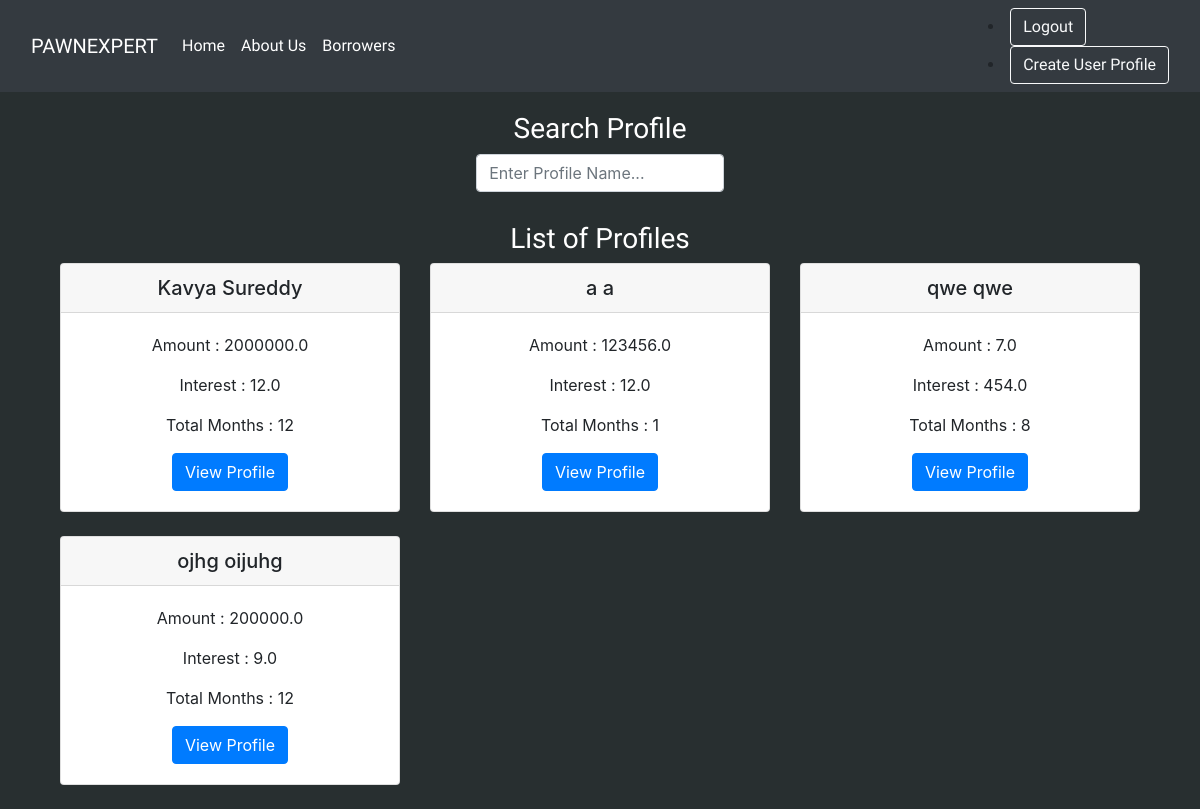
The page /mbp/profs (signed in) on the database its author committed.
### pawn/models.py (models this page shows)
class Profile(models.Model):
    profile_id = models.AutoField
    first_name = models.CharField(max_length=30)
    last_name = models.CharField(max_length=30)
    amount = models.FloatField()
    interest = models.FloatField()
    month = models.IntegerField()
    phnno = models.IntegerField()
    email = models.EmailField()
    date = models.DateTimeField(auto_now_add=True)
    collateral = models.CharField(max_length=300)
    address = models.CharField(max_length=400)
    user = models.ForeignKey(User, on_delete=models.CASCADE,related_name="pawn")

### pawn/views.py (the view)
# urls.py: path('profs',views.ProfileListView.as_view(),name="profile.list"),
class ProfileListView(LoginRequiredMixin,ListView):
    model= Profile
    context_object_name = "pawn"
    template_name = "pawn/listdisplay.html"
    login_url = '/admin'
    def get_queryset(self):
        return self.request.user.pawn.all()

### pawn/templates/pawn/listdisplay.html
{% extends "base.html" %}
{%  block content %}
<div>
  <h3 style="font-family:'Viga';font-size:'20px';color:white; margin-top:20px;">Search Profile</h3>
    <form action="{% url 'search_prof' %}" method="get">
         <div class="form-group col-md-3" style="margin:auto;">
    <input type="text" class="form-control" id="formGroupExampleInput" name="q" placeholder="Enter Profile Name...">
  </div>
</form>
</div>
    <h3 style="font-family:'Viga';font-size:'20px';color:white; margin-top:30px;">List of Profiles</h3>
<div class="container">
<div class="row">
    {% for user in pawn %}
    <div class="col-4">
    <div class="card">
  <h5 class="card-header">{{user.first_name}} {{user.last_name}}</h5>
  <div class="card-body">
         <p class="card-text">Amount : {{user.amount}}</p>
          <p class="card-text">Interest : {{user.interest}}</p>
          <p class="card-text">Total Months : {{user.month}}</p>
    <a href="{% url 'profile.detail' pk=user.id %}" class="btn btn-primary">View Profile</a>
  </div>
</div>
    <br/>
    </div>
    {% endfor %}
</div>
    </div>
{% endblock %}

### static/templates/base.html (shortened to what this page needs)
{% load static %}
<html lang="en">
<head>
    <link rel="stylesheet" type="text/css" href="{% static 'css/style.css' %}" />
    <link rel="stylesheet" href="https://stackpath.bootstrapcdn.com/bootstrap/4.4.1/css/bootstrap.min.css">
<link rel="stylesheet" href="https://cdn.jsdelivr.net/npm/bootstrap@4.4.1/dist/css/bootstrap.min.css">
<link rel="stylesheet" href="https://use.fontawesome.com/releases/v5.9.0/css/all.css">
</head>
<body style="background-color : #282F30 ">
<nav class="navbar navbar-expand-lg navbar-dark bg-dark shadow-5-strong">
  <div class="container-fluid">
    <a class="navbar-brand" href="#" style=" font-family:'Viga';">PAWNEXPERT</a>
    <div class="collapse navbar-collapse" id="navbarSupportedContent">
      <ul class="navbar-nav me-auto mb-2 mb-lg-0">
        <li class="nav-item">
          <a class="nav-link active" aria-current="page" href="{% url 'home' %}" style="font-colour : black;font-family:'Viga';">Home</a>
        </li>
        <li class="nav-item">
          <a class="nav-link active" aria-current="page" href="#" style=" font-family:'Viga';">About Us</a>
        </li>
          <li class="nav-item">
          <a class="nav-link active" aria-current="page" href="{% url 'profile.list' %}" style=" font-family:'Viga';">Borrowers</a>
        </li>
      </ul>
    </div>
       <div class="ms-auto">
         {% if user.is_authenticated %}
      <li><a href="{% url 'logout' %}" class="btn btn-outline-light me-1" style=" font-family:'Viga';">Logout</a></li>
        <li><a href="{% url 'profile.new' %}" class="btn btn-outline-light me-1" style=" font-family:'Viga';">Create User Profile</a></li>
         {% else %}
              <li><a href="{% url 'login' %}" class="btn btn-outline-light me-1" style=" font-family:'Viga';">Login</a></li>
              <li><a href="{% url 'signup' %}" class="btn btn-outline-light me-1" style=" font-family:'Viga';">Signup</a></li>
         {% endif %}
      </div>
  </div>
</nav>
<div class="my-100 text-center container">
 {% block content %}
 {% endblock %}
    </div>
</body>
</html>

### static/css/style.css (style rules this page uses)
body { font-color: white; }

### rows shown on the page
Profile: first_name "Kavya", last_name "Sureddy", amount "2000000.0", interest "12.0", month "12"
Profile: first_name "a", last_name "a", amount "123456.0", interest "12.0", month "1"
Profile: first_name "qwe", last_name "qwe", amount "7.0", interest "454.0", month "8"
Profile: first_name "ojhg", last_name "oijuhg", amount "200000.0", interest "9.0", month "12"
